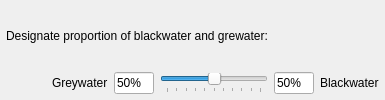
                         <widget class="QWidget" name="res_direct_ww_widget" native="true">
                          <property name="minimumSize">
                           <size>
                            <width>0</width>
                            <height>0</height>
                           </size>
                          </property>
                          <layout class="QGridLayout" name="gridLayout_12">
                           <property name="leftMargin">
                            <number>6</number>
                           </property>
                           <property name="topMargin">
                            <number>6</number>
                           </property>
                           <property name="rightMargin">
                            <number>6</number>
                           </property>
                           <property name="bottomMargin">
                            <number>6</number>
                           </property>
                           <item row="1" column="2">
                            <widget class="QLineEdit" name="res_direct_wwboxgrey">
                             <property name="maximumSize">
                              <size>
                               <width>40</width>
                               <height>16777215</height>
                              </size>
                             </property>
                             <property name="text">
                              <string>50%</string>
                             </property>
                            </widget>
                           </item>
                           <item row="1" column="5">
                            <widget class="QLabel" name="res_direct_wwlbl2">
                             <property name="whatsThis">
                              <string>Estimate of the annual irrigation volume per hectare</string>
                             </property>
                             <property name="text">
                              <string>&lt;html&gt;&lt;head/&gt;&lt;body&gt;&lt;p&gt;Blackwater&lt;/p&gt;&lt;/body&gt;&lt;/html&gt;</string>
                             </property>
                            </widget>
                           </item>
                           <item row="1" column="4">
                            <widget class="QLineEdit" name="res_direct_wwboxblack">
                             <property name="maximumSize">
                              <size>
                               <width>40</width>
                               <height>16777215</height>
                              </size>
                             </property>
                             <property name="text">
                              <string>50%</string>
                             </property>
                            </widget>
                           </item>
                           <item row="1" column="1">
                            <widget class="QLabel" name="res_direct_wwlbl1">
                             <property name="whatsThis">
                              <string>Estimate of the annual irrigation volume per hectare</string>
                             </property>
                             <property name="text">
                              <string>&lt;html&gt;&lt;head/&gt;&lt;body&gt;&lt;p&gt;Greywater&lt;/p&gt;&lt;/body&gt;&lt;/html&gt;</string>
                             </property>
                            </widget>
                           </item>
                           <item row="1" column="3">
                            <widget class="QSlider" name="res_direct_ww_slider">
                             <property name="minimum">
                              <number>-100</number>
                             </property>
                             <property name="maximum">
                              <number>100</number>
                             </property>
                             <property name="singleStep">
                              <number>1</number>
                             </property>
                             <property name="orientation">
                              <enum>Qt::Horizontal</enum>
                             </property>
                             <property name="tickPosition">
                              <enum>QSlider::TicksBelow</enum>
                             </property>
                             <property name="tickInterval">
                              <number>20</number>
                             </property>
                            </widget>
                           </item>
                           <item row="1" column="0">
                            <spacer name="horizontalSpacer_55">
                             <property name="orientation">
                              <enum>Qt::Horizontal</enum>
                             </property>
                             <property name="sizeType">
                              <enum>QSizePolicy::Fixed</enum>
                             </property>
                             <property name="sizeHint" stdset="0">
                              <size>
                               <width>40</width>
                               <height>20</height>
                              </size>
                             </property>
                            </spacer>
                           </item>
                           <item row="0" column="0" colspan="4">
                            <widget class="QLabel" name="res_direct_ww_descript">
                             <property name="whatsThis">
                              <string>Estimate of the annual irrigation volume per hectare</string>
                             </property>
                             <property name="text">
                              <string>Designate proportion of blackwater and grewater:</string>
                             </property>
                            </widget>
                           </item>
                          </layout>
                         </widget>
